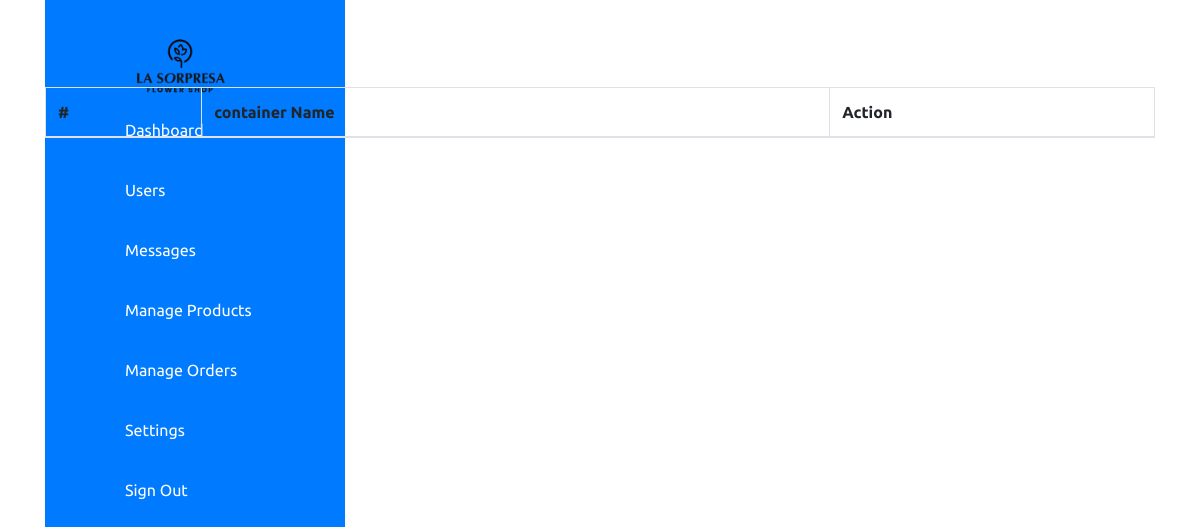
Before: /admin/settings/container.php (signed in) with the older database file.
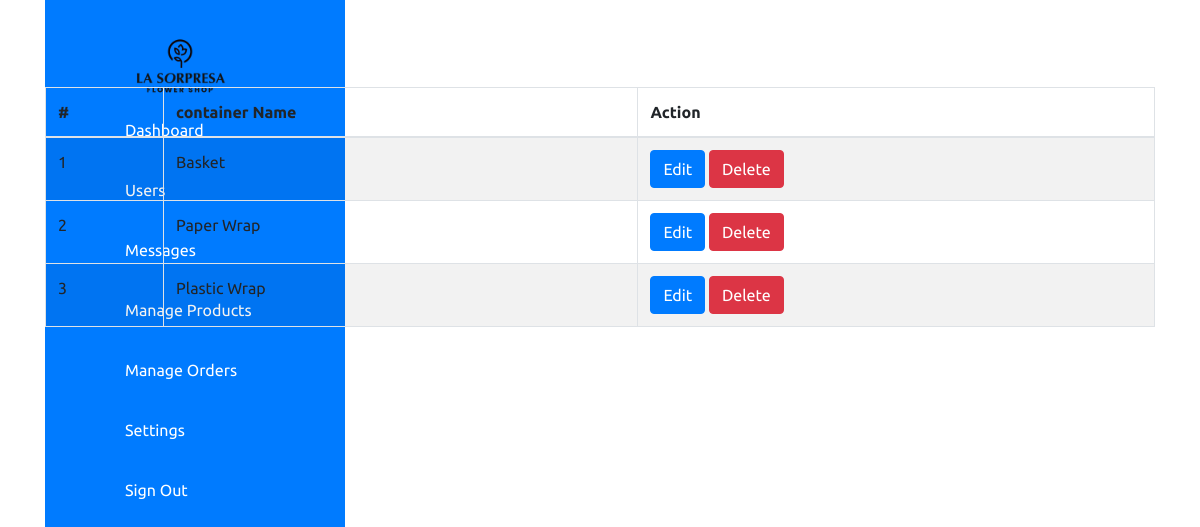
After: the same page with the newer database file.
### tables this page shows
CREATE TABLE `container` (
  `container_id` int(11) NOT NULL,
  `container_name` varchar(255) NOT NULL
);

### admin/settings/container.php (the view, shortened to what this page needs)
<?php require("../header.php") ?>
<body>
    <div class="container">
        <div class="navigation">
            <ul>
                <li>
                    <a href="#">
                        <div class="logo-container">
                            <img src="../images/logo.png" alt="Logo" class="logo" />
                        </div>
                        <span class="title"></span>
                    </a>
                </li>
                <li>
                    <a href="../dashboard.php">
                        <span class="icon">
                        </span>
                        <span class="title">Dashboard</span>
                    </a>
                </li>
                <li>
                    <a href="../users.php">
                        <span class="icon">
                        </span>
                        <span class="title">Users</span>
                    </a>
                </li>
                <li>
                    <a href="#">
                        <span class="icon">
                        </span>
                        <span class="title">Messages</span>
                    </a>
                </li>
                <li>
                    <a href="../product/product.php">
                        <span class="icon">
                        </span>
                        <span class="title">Manage Products</span>
                    </a>
                </li>
                <li>
                    <a href="#">
                        <span class="icon">
                        </span>
                        <span class="title">Manage Orders</span>
                    </a>
                </li>
                <li>
                    <a href="../settings.php">
                        <span class="icon">
                        </span>
                        <span class="title">Settings</span>
                    </a>
                </li>
                <li>
                    <a href="../logout.php">
                        <span class="icon">
                        </span>
                        <span class="title">Sign Out</span>
                    </a>
                </li>
            </ul>
        </div>
<section class="content-header">
	<div class="content-header-left">
		<h1>View container</h1>
	</div>
	<div class="content-header-right">
		<a href="container-add.php" class="btn btn-primary btn-sm">Add New</a>
	</div>
</section>
<section class="content">
  <div class="row">
    <div class="col-md-12">
      <div class="box box-info">
        <div class="box-body table-responsive">
          <table id="example1" class="table table-bordered table-hover table-striped">
			<thead>
			    <tr>
			        <th>#</th>
			        <th>container Name</th>
			        <th>Action</th>
			    </tr>
			</thead>
            <tbody>
            	<?php
            	$i=0;
            	$statement = $pdo->prepare("SELECT * FROM container ORDER BY container_id ASC");
            	$statement->execute();
            	$result = $statement->fetchAll(PDO::FETCH_ASSOC);
            	foreach ($result as $row) {
            		$i++;
            		?>
					<tr>
	                    <td><?php echo $i; ?></td>
	                    <td><?php echo $row['container_name']; ?></td>
	                    <td>
	                        <a href="container-edit.php?id=<?php echo $row['container_id']; ?>" class="btn btn-primary btn-xs">Edit</a>
	                        <a href="#" class="btn btn-danger btn-xs" data-href="container-delete.php?id=<?php echo $row['container_id']; ?>" data-toggle="modal" data-target="#confirm-delete">Delete</a>
                             </td>
	                </tr>
            		<?php
            	}
            	?>
            </tbody>
          </table>
        </div>
      </div>
</section>

Changed rows visible on the page:
added container: container_name "Basket"
added container: container_name "Paper Wrap"
added container: container_name "Plastic Wrap"
